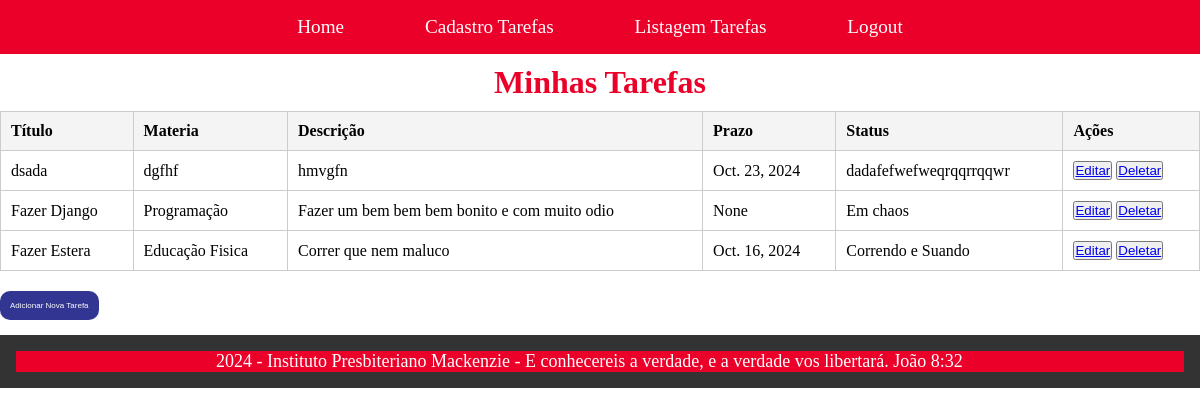
Page /listagem_tarefas/ (signed in) on the earlier database version.
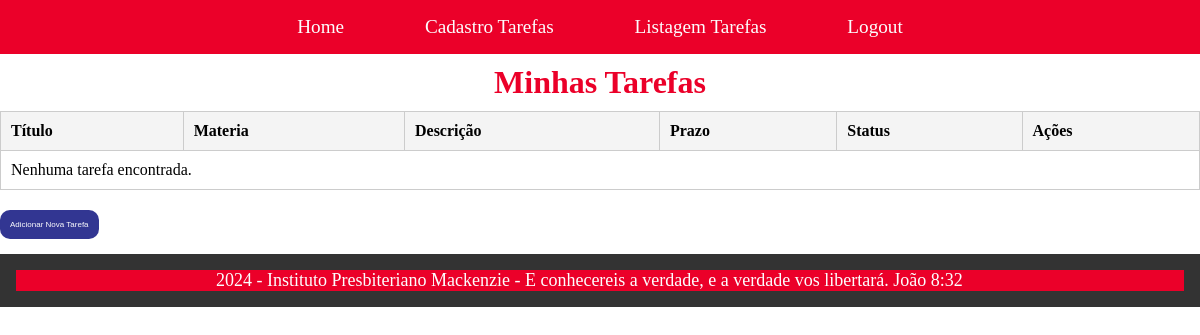
Same page on the later database version.
### app_case/models.py (models this page shows)
class Tarefa(models.Model):
    titulo = models.CharField(max_length=100)
    materia = models.CharField(max_length=100)
    descricao = models.CharField(max_length=100)
    prazo = models.DateField()
    status = models.CharField(max_length=100)
    usuario= models.ForeignKey(User, on_delete=models.CASCADE, default=1)

### app_case/views.py (the view)
# urls.py: path("listagem_tarefas/", views.listagem_tarefas, name="listagem_tarefas"),
def listagem_tarefas(request):
    tarefasEncontradas = Tarefa.objects.filter(usuario=request.user)
    tarefas = {
            'tarefas': tarefasEncontradas
        }
    return render(request, "listagem_tarefas.html", tarefas )

### app_case/templates/listagem_tarefas.html (shortened to what this page needs)
{% extends "base.html" %}
{% block conteudo %}
</head>
<body>
    <h1>Minhas Tarefas</h1>
    <table>
        <thead>
            <tr>
                <th>Título</th>
                <th>Materia</th>
                <th>Descrição</th>
                <th>Prazo</th>
                <th>Status</th>
                <th>Ações</th>
            </tr>
        </thead>
        <tbody>
            {% for tarefa in tarefas %}
            <form method="POST"> {% csrf_token %}
            <tr>
                <td>{{ tarefa.titulo }}</td>
                <td>{{ tarefa.materia }}</td>
                <td>{{ tarefa.descricao }}</td>
                <td>{{ tarefa.prazo }}</td>
                <td>{{ tarefa.status}}</td>
                <td>
                    <button><a href="{% url 'editar_tarefa' tarefa.id %}">Editar</a></button>
                    <button><a href="{% url 'deletar_tarefa' tarefa.id %}"> Deletar</button>
                </td>
            </tr>
            {% empty %}
            <tr>
                <td colspan="6">Nenhuma tarefa encontrada.</td>
            </tr>
            {% endfor %}
        </tbody>
    </table>
    <button type="submit" class ="botao"><a style="text-decoration: none; color: inherit;" href="{% url 'cadastro_tarefas' %}">Adicionar Nova Tarefa</a></button>
</body>
{% endblock %}

Differences in the rows shown:
no longer on this page (row edited): Tarefa: titulo "dsada", materia "dgfhf", descricao "hmvgfn", prazo "Oct. 23, 2024", status "dadafefwefweqrqqrrqqwr"
no longer on this page (row edited): Tarefa: titulo "Fazer Django", materia "Programação", descricao "Fazer um bem bem bem bonito e com muito odio", prazo "None", status "Em chaos"
no longer on this page (row edited): Tarefa: titulo "Fazer Estera", materia "Educação Fisica", descricao "Correr que nem maluco", prazo "Oct. 16, 2024", status "Correndo e Suando"
Other differences:
text now shown: "Nenhuma tarefa encontrada."
